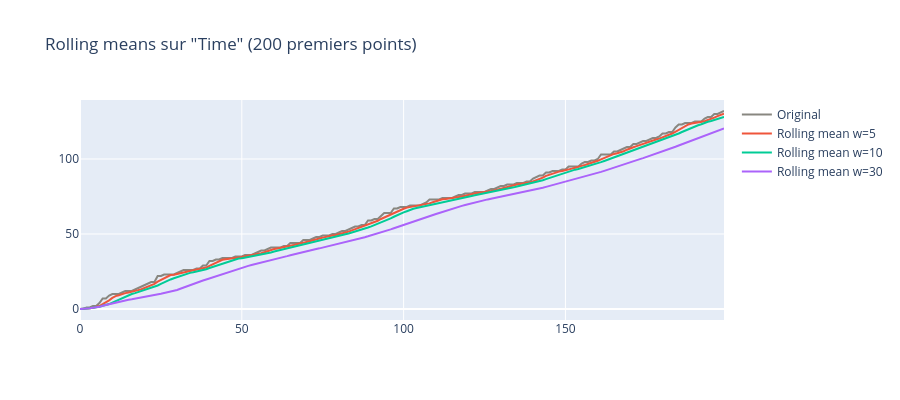

Notebook code for this chart:
### Code cell
# Visualiser l'effet du rolling sur une feature
feature = X_raw.columns[0]
fig = go.Figure()
fig.add_trace(go.Scatter(y=X_raw[feature][:200], name='Original', line=dict(color='#888780')))
for w in settings.rolling_windows:
    fig.add_trace(go.Scatter(
        y=X_rolling[f'{feature}_roll{w}_mean'][:200],
        name=f'Rolling mean w={w}',
    ))
fig.update_layout(title=f'Rolling means sur "{feature}" (200 premiers points)', height=400)
fig.show()

### Figure 1 — Plotly figure (JSON) as saved in the notebook; plotly's stock layout.template omitted (floating-point values rounded to 4 significant figures; data arrays with more than 128 entries replaced by an {"elided": "..."} marker saying what was removed)
{"data": [{"line": {"color": "#888780"}, "name": "Original", "type": "scatter", "y": {"elided": "200 float values"}}, {"name": "Rolling mean w=5", "type": "scatter", "y": {"elided": "200 float values"}}, {"name": "Rolling mean w=10", "type": "scatter", "y": {"elided": "200 float values"}}, {"name": "Rolling mean w=30", "type": "scatter", "y": {"elided": "200 float values"}}], "layout": {"height": 400, "title": {"text": "Rolling means sur \"Time\" (200 premiers points)"}}}
